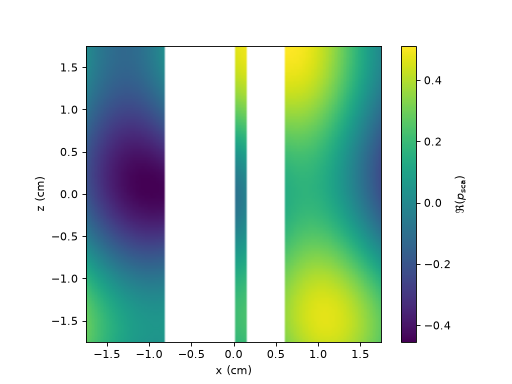

This figure's Python source:
import matplotlib.pyplot as plt
import numpy as np
from joblib import Parallel, delayed

import acoustotreams

k0 =  2 * np.pi * 50000 / acoustotreams.AcousticMaterial().c
materials = [acoustotreams.AcousticMaterial(1050 + 100j, 2350 - 300j), 
            acoustotreams.AcousticMaterial(998, 1497)]
lmax = mmax = 3
radii = [0.0065, 0.0055]
positions = [[-0.004, -0.005, 0], [0.004, 0.005, 0]]
period = 0.035
lattice_z = acoustotreams.Lattice(period)
lattice_x = acoustotreams.Lattice(period, "x")
kz = 0.1 * k0
n = acoustotreams.AcousticMaterial().c / 1497

sphere = acoustotreams.AcousticTMatrix.sphere(lmax, k0, radii[0], materials)
chain = sphere.latticeinteraction.solve(lattice_z, kz * n)
bmax = 3.1 * lattice_z.reciprocal
cwb = acoustotreams.ScalarCylindricalWaveBasis.diffr_orders(kz * n, mmax, lattice_z, bmax)
kzs = np.unique(cwb.kz)
chain_tmc = acoustotreams.AcousticTMatrixC.from_array(chain, cwb)
cylinder = acoustotreams.AcousticTMatrixC.cylinder(kzs, mmax, k0, radii[1], materials)

cluster = acoustotreams.AcousticTMatrixC.cluster(
    [chain_tmc, cylinder], positions
).latticeinteraction.solve(lattice_x, 0)
inc = acoustotreams.plane_wave_scalar(
    [0, np.sqrt(cluster.k0 * cluster.k0 - kz * kz), kz], 
    k0=cluster.k0, 
    material=cluster.material
)
sca = cluster.sca(inc)

x = np.linspace(-0.5 * period, 0.5 * period, 101)
z = np.linspace(-0.5 * period, 0.5 * period, 101)
def compute_pressure(i, j):
    r = [x[j], 0, z[i]]  
    if cluster.valid_points(r, radii):
        cwb = acoustotreams.ScalarCylindricalWaveBasis.default(kzs, 0, positions=[r])
        result = sca.expandlattice(basis=cwb).pfield(r)
    else:
        result = np.nan
    return i, j, result  
results = Parallel(n_jobs=-1)(
    delayed(compute_pressure)(i, j) 
    for i in range(len(z)) 
    for j in range(len(x))
)
p = np.zeros((len(z), len(x)), complex)
for i, j, result in results:
    p[i, j] = result

fig, ax = plt.subplots()
cax = ax.imshow(
    p.real,
    extent = [x.min() * 100, x.max() * 100, z.min() * 100, z.max() * 100],
    aspect='equal',
    origin='lower',
)
cb = plt.colorbar(cax)
cb.set_label(r"$\Re(p_{\rm sca})$")
ax.set_xlabel("x (cm)")
ax.set_ylabel("z (cm)")
fig.show()
